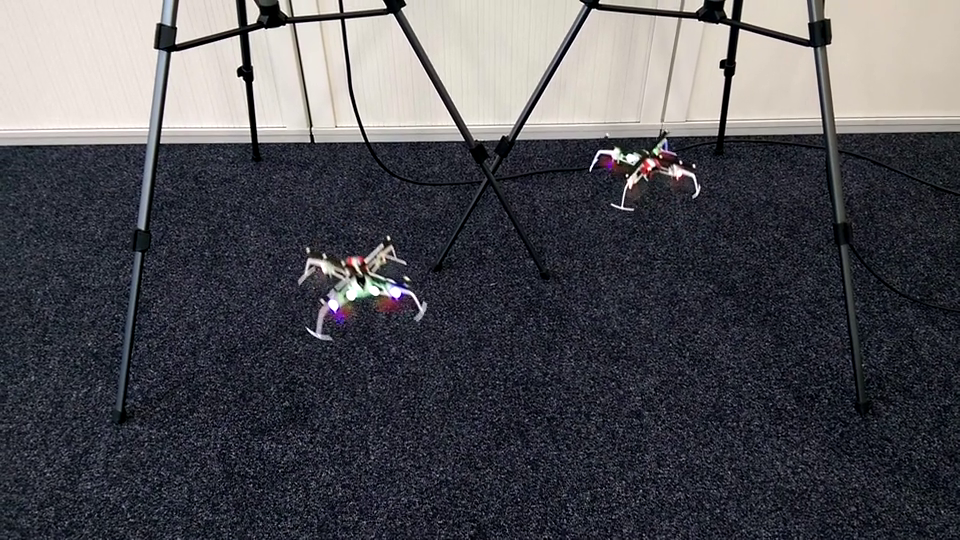
#> input picture frame 22 of Sheet6/Aufgabe3/quadrotor.mp4, 960 x 540 px, given in place of hand_l2r.avi, which was not available
$ python aufgabe2a.py
#> lines starting #> are read from the running program, lines starting #| are printed output that depends on the picture; pictures that were not available may be replaced by others from this repository, and a replacement may not be noted
import cv2
import numpy as np

#Video einlesen
cap = cv2.VideoCapture("hand_l2r.avi")

#Parameter fuer goodFeaturesToTrack -> Finden von Punkten
feature_params = dict(maxCorners = 100, qualityLevel = 0.1, minDistance = 7, blockSize = 7)

#Parameter des Lucas Kanade Algorithmus
lk_params = dict(winSize = (15, 15), maxLevel = 2, criteria = (cv2.TERM_CRITERIA_EPS | cv2.TERM_CRITERIA_COUNT, 10, 0.03))

#erstelle ein paar zufällige Farben
color = np.random.randint(0, 255, (100, 3))

#lese erstes Frame des Videos und finde Punkte/Ecken drin
ret, old_frame = cap.read()
#> old_frame is the input picture: shape (540, 960, 3); mean B, G, R 84.8, 79.5, 79.8
old_gray = cv2.cvtColor(old_frame, cv2.COLOR_BGR2GRAY)
p0 = cv2.goodFeaturesToTrack(old_gray, mask=None, **feature_params);
#> p0 = 100 rows, first 8: [623, 206], [347, 21], [237, 37], [741, 31], [625, 156], [296, 25], [601, 1], [338, 21]

mask = np.zeros_like(old_frame)

while(1):
	#lese nächstes Frame
    ret, frame = cap.read()
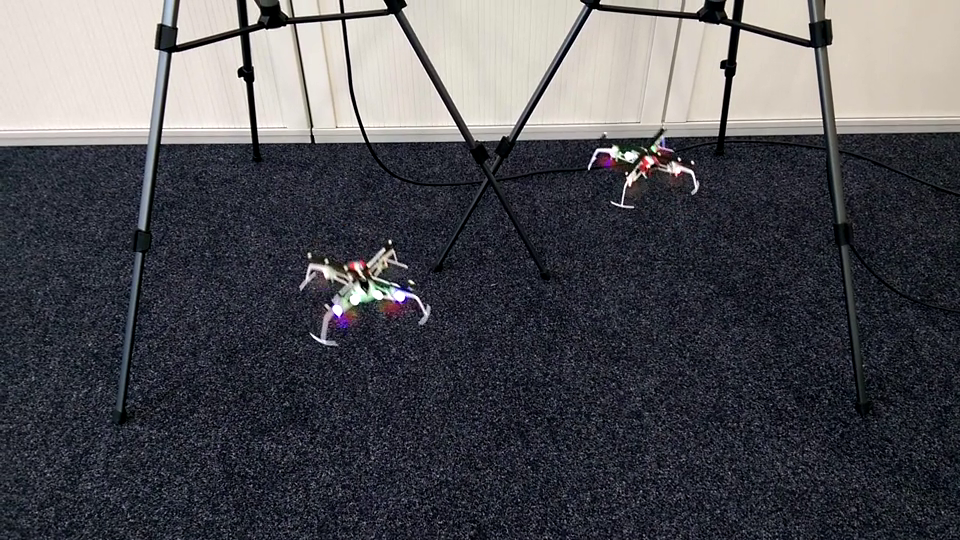
#> input picture frame 23 of Sheet6/Aufgabe3/quadrotor.mp4, 960 x 540 px, given in place of hand_l2r.avi, which was not available
#> frame is the input picture: shape (540, 960, 3); mean B, G, R 84.5, 79.4, 79.6
    frame_gray = cv2.cvtColor(frame, cv2.COLOR_BGR2GRAY)

	#errechne nach Lucas Kanade den Optischen Fluss, Rückgabe: p1 sind die Koordinaten der Punkte p0 im nächsten Frame
    p1, st, err = cv2.calcOpticalFlowPyrLK(old_gray, frame_gray, p0,  None, **lk_params)
#> p1 = 100 rows, first 8: [622.9, 203.7], [347.7, 21.57], [237.7, 37.59], [741.7, 31.53], [623.3, 153.8], [296.7, 25.54], [601.8, 1.49], [338.7, 21.59]; st = 100 values from 1 to 1; err = 100 values, max 30.33 at index 48, min 3.1 at index 51, mean 7.68

	#wir nehmen nur "gute" Punkte
    good_new = p1[st==1]
#> good_new = 100 pairs, first value 142.6 to 828.7, second value 1.49 to 334.9
    good_old = p0[st==1]
#> good_old = 100 pairs, first value 142 to 828, second value 1 to 329

	#male den optischen Fluss dann in das Bild
    for i,(new, old) in enumerate(zip(good_new, good_old)):
        a, b = new.ravel()
        c, d = old.ravel()
        mask = cv2.line(mask, (a,b), (c,d), color[i].tolist(), 2)
        frame = cv2.circle(frame, (a,b), 5, color[i].tolist(), -1)
#> this loop made 100 passes
#> (a, b, c, d) on passes 1 to 12: (622.9, 203.7, 623, 206), (347.7, 21.57, 347, 21), (237.7, 37.59, 237, 37), (741.7, 31.53, 741, 31), (623.3, 153.8, 625, 156), (296.7, 25.54, 296, 25), (601.8, 1.49, 601, 1), (338.7, 21.59, 338, 21), (249.8, 23.56, 249, 23), (383.7, 6.48, 383, 6), (657.1, 152.2, 659, 155), (177.8, 42.58, 177, 42)
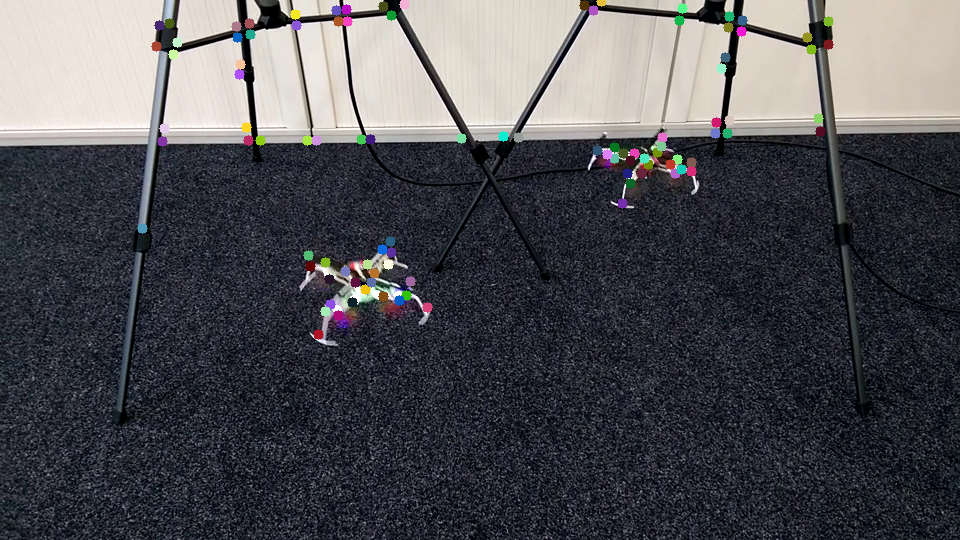
#> frame: shape (540, 960, 3); mean B, G, R 84.4, 79.4, 79.5
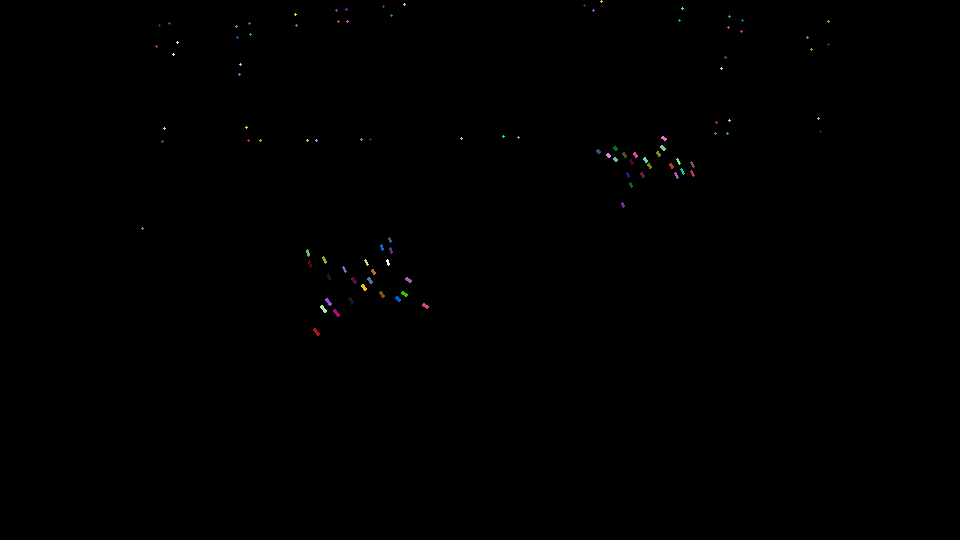
#> mask: shape (540, 960, 3); mean of channels 0, 1, 2 0.3, 0.3, 0.3; drawn as B, G, R
    img = cv2.add(frame, mask)

	#zeige das frame mit eingemalten Fluss
    cv2.imshow('frame', img)

	#Abbrechen mit Esc
    k = cv2.waitKey(30) & 0xff
#> (key Esc is pressed here)
    if k == 27:
        break

	#neu -> alt und neue Runde in der Schleife
    old_gray = frame_gray.copy()
    p0 = good_new.reshape(-1, 1, 2)

cv2.destroyAllWindows()
cap.release()

$ run again, starting later in the video
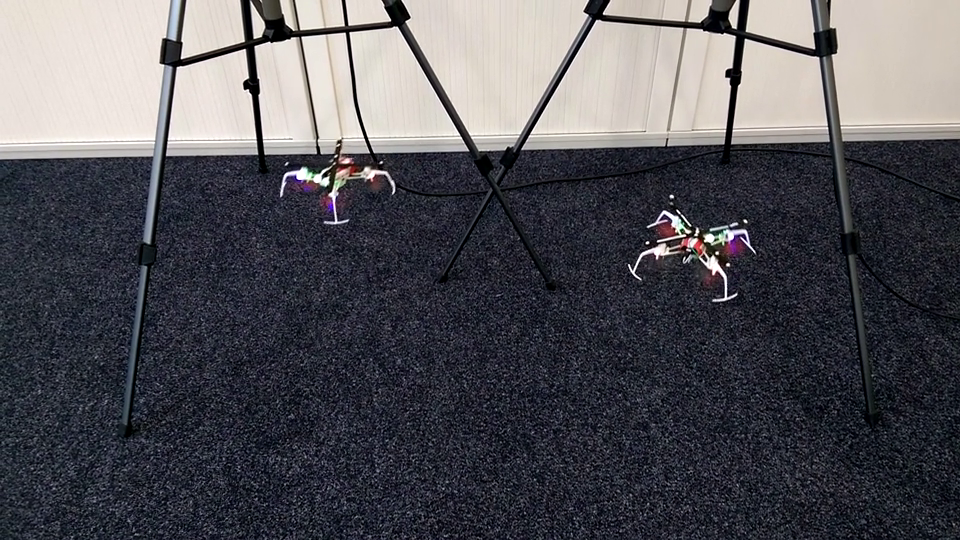
#> input picture frame 99 of Sheet6/Aufgabe3/quadrotor.mp4, 960 x 540 px, given in place of hand_l2r.avi, which was not available
#> old_frame is the input picture: shape (540, 960, 3); mean B, G, R 87.5, 82, 82.7
#> p0 = 100 rows, first 8: [336, 221], [725, 297], [714, 254], [351, 34], [678, 232], [302, 38], [664, 213], [695, 235]
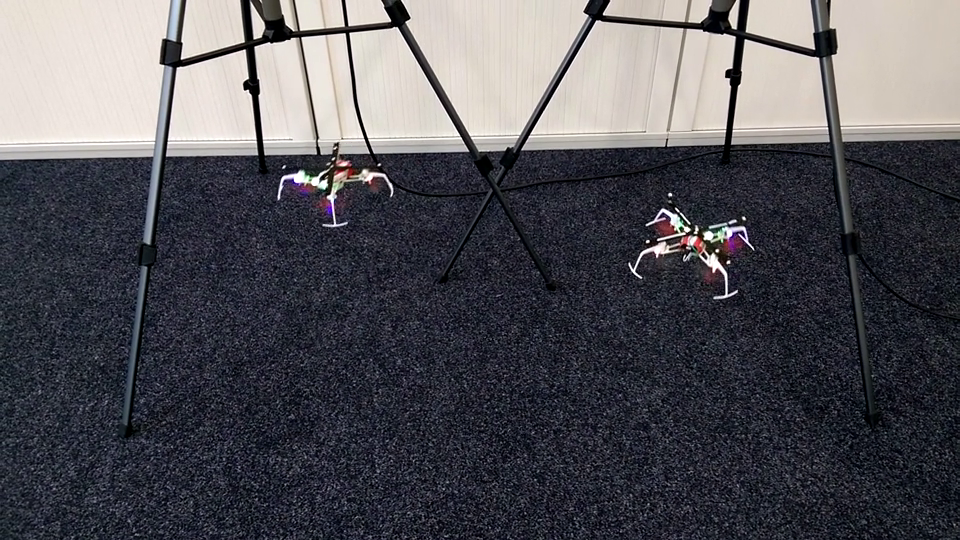
#> input picture frame 100 of Sheet6/Aufgabe3/quadrotor.mp4, 960 x 540 px, given in place of hand_l2r.avi, which was not available
#> frame is the input picture: shape (540, 960, 3); mean B, G, R 87.6, 82, 82.9
#> p1 = 100 rows, first 8: [334.8, 223.7], [725.6, 294.2], [714.1, 251.7], [350.9, 34.52], [677.2, 230.2], [301.9, 38.5], [662.6, 211], [694.5, 232.9]; st = 100 values from 1 to 1; err = 100 values, max 26.52 at index 64, min 2.19 at index 36, mean 7.6
#> good_new = 100 pairs, first value 148 to 833.8, second value 10.43 to 294.2
#> good_old = 100 pairs, first value 148 to 834, second value 10 to 297
#> the loop `for i,(new, old) in enumerate(zip(good_new, good_old)):` made 100 passes
#> (a, b, c, d) on passes 1 to 8: (334.8, 223.7, 336, 221), (725.6, 294.2, 725, 297), (714.1, 251.7, 714, 254), (350.9, 34.52, 351, 34), (677.2, 230.2, 678, 232), (301.9, 38.5, 302, 38), (662.6, 211, 664, 213), (694.5, 232.9, 695, 235)
#> after the loop `for i,(new, old) in enumerate(zip(good_new, good_old)):`:
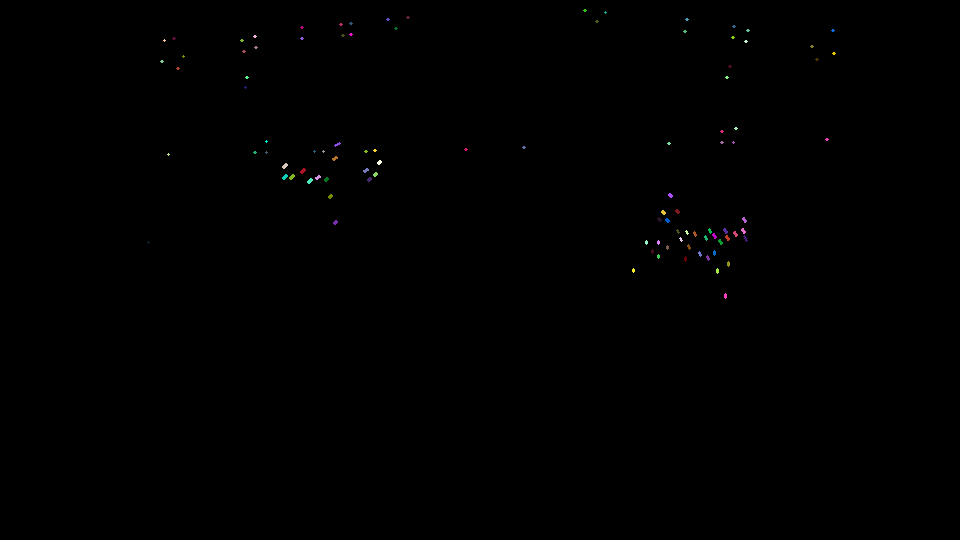
#> mask: shape (540, 960, 3); mean of channels 0, 1, 2 0.3, 0.3, 0.3; drawn as B, G, R

$ run again, starting later in the video
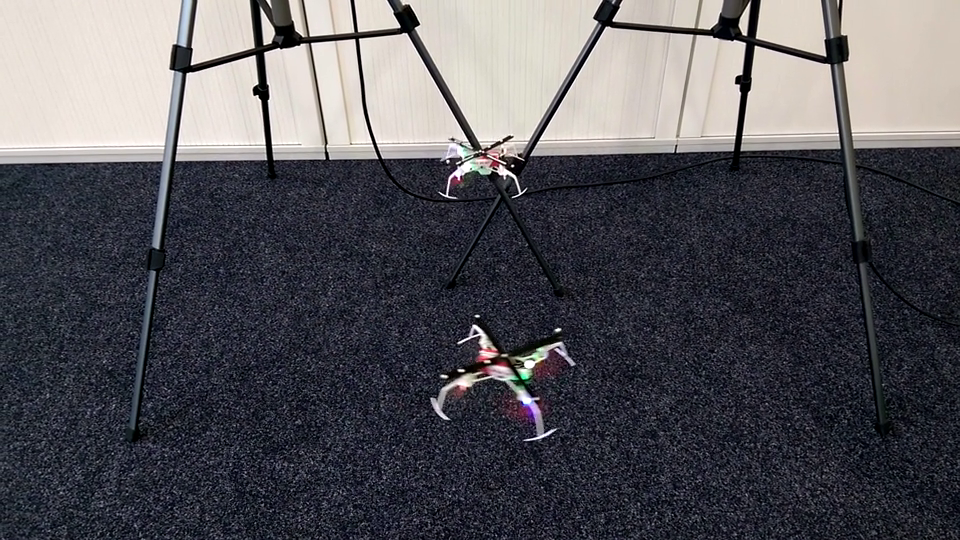
#> input picture frame 176 of Sheet6/Aufgabe3/quadrotor.mp4, 960 x 540 px, given in place of hand_l2r.avi, which was not available
#> old_frame is the input picture: shape (540, 960, 3); mean B, G, R 89.4, 84, 85
#> p0 = 100 rows, first 8: [447, 194], [520, 191], [361, 40], [312, 45], [253, 58], [756, 47], [353, 41], [265, 42]
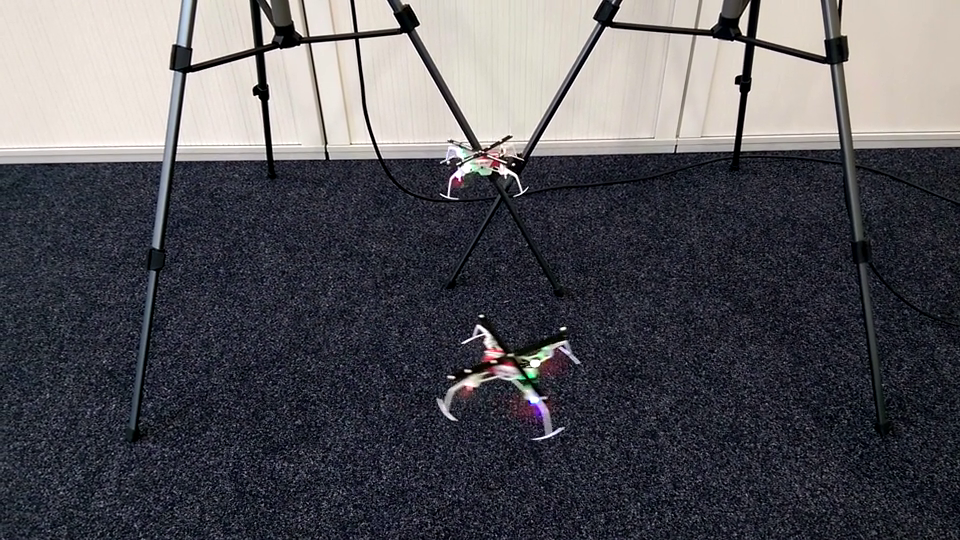
#> input picture frame 177 of Sheet6/Aufgabe3/quadrotor.mp4, 960 x 540 px, given in place of hand_l2r.avi, which was not available
#> frame is the input picture: shape (540, 960, 3); mean B, G, R 89.3, 84, 84.9
#> p1 = 100 rows, first 8: [448.2, 195.1], [521.5, 189.9], [360.7, 40.06], [311.8, 45.05], [252.8, 58.03], [755.8, 47.24], [352.7, 41.03], [264.8, 42.03]; st = 100 values from 1 to 1; err = 100 values, max 25.62 at index 31, min 0.0275 at index 39, mean 7.57
#> good_new = 100 pairs, first value 156 to 854.8, second value 5.77 to 433.1
#> good_old = 100 pairs, first value 156 to 855, second value 6 to 434
#> the loop `for i,(new, old) in enumerate(zip(good_new, good_old)):` made 100 passes
#> (a, b, c, d) on passes 1 to 8: (448.2, 195.1, 447, 194), (521.5, 189.9, 520, 191), (360.7, 40.06, 361, 40), (311.8, 45.05, 312, 45), (252.8, 58.03, 253, 58), (755.8, 47.24, 756, 47), (352.7, 41.03, 353, 41), (264.8, 42.03, 265, 42)
#> after the loop `for i,(new, old) in enumerate(zip(good_new, good_old)):`:
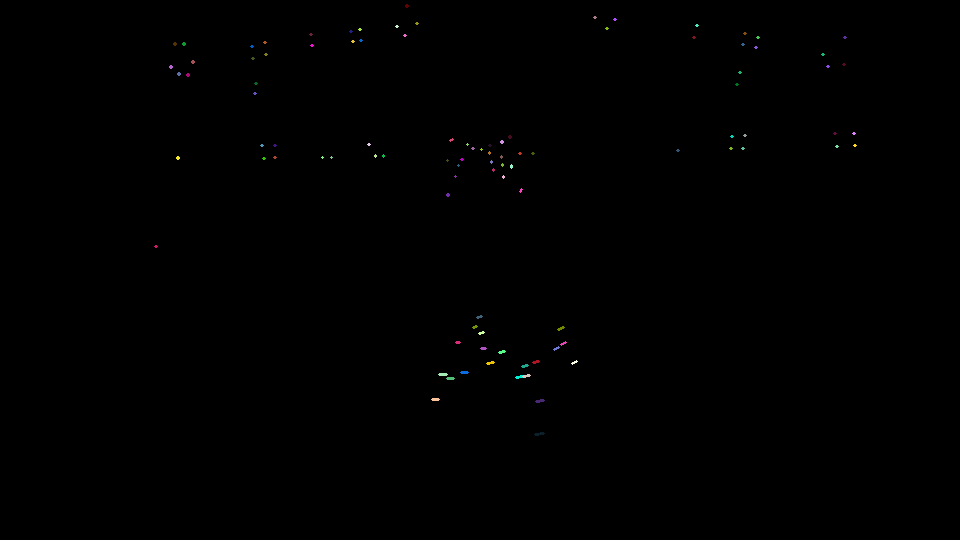
#> mask: shape (540, 960, 3); mean of channels 0, 1, 2 0.3, 0.3, 0.3; drawn as B, G, R
